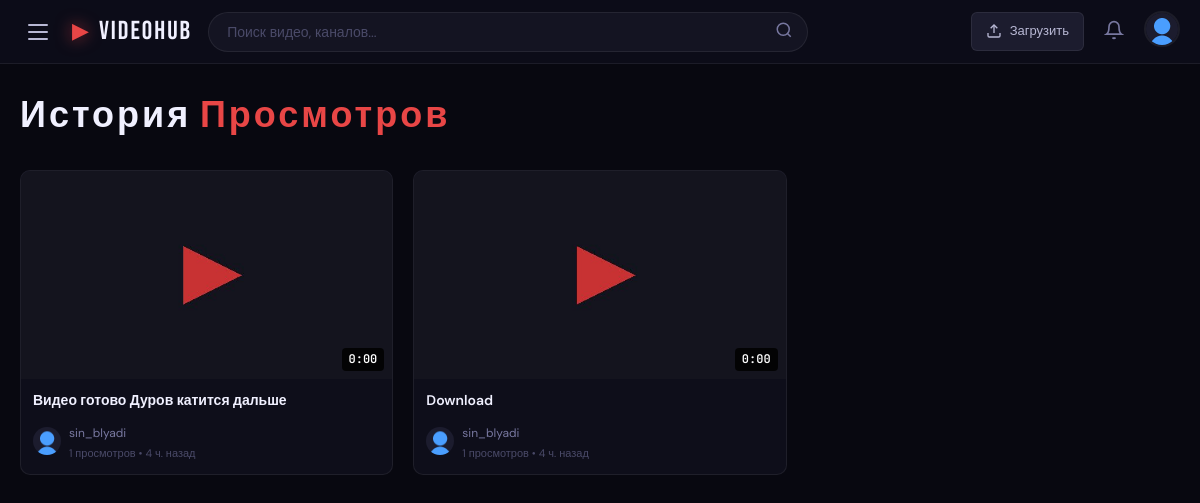
Screenshot of /users/history (signed in) with the database file from the repository.
### app/models.py (models this page shows, shortened)
class User(UserMixin, db.Model):
    __tablename__ = 'users'
    id = db.Column(db.Integer, primary_key=True)
    username = db.Column(db.String(50), unique=True, nullable=False, index=True)
    email = db.Column(db.String(120), unique=True, nullable=False, index=True)
    password_hash = db.Column(db.String(256))
    display_name = db.Column(db.String(100))
    bio = db.Column(db.Text, default='')
    avatar = db.Column(db.String(255), default='default_avatar.png')
    banner = db.Column(db.String(255))
    role = db.Column(db.String(20), default='user')
    is_verified = db.Column(db.Boolean, default=False)
    is_active = db.Column(db.Boolean, default=True)
    is_banned = db.Column(db.Boolean, default=False)
    ban_reason = db.Column(db.String(255))
    verification_token = db.Column(db.String(100))
    reset_token = db.Column(db.String(100))
    reset_token_expires = db.Column(db.DateTime)
    created_at = db.Column(db.DateTime, default=lambda: datetime.now(timezone.utc))
    last_seen = db.Column(db.DateTime, default=lambda: datetime.now(timezone.utc))
    preferences = db.Column(db.Text, default='{}')
    videos = db.relationship('Video', backref='author', lazy='dynamic', foreign_keys='Video.user_id')
    comments = db.relationship('Comment', backref='author', lazy='dynamic')
    likes = db.relationship('Like', backref='user', lazy='dynamic')
    playlists = db.relationship('Playlist', backref='owner', lazy='dynamic')
    notifications = db.relationship('Notification', backref='user', lazy='dynamic', foreign_keys='Notification.user_id')
    subscribed_to = db.relationship(
        'User', secondary=subscriptions,
        primaryjoin=(subscriptions.c.subscriber_id == id),
        secondaryjoin=(subscriptions.c.channel_id == id),
        backref=db.backref('subscribers', lazy='dynamic'), lazy='dynamic'
    )
    @property
    def is_moderator(self): return self.role in ['admin', 'moderator']

class ViewHistory(db.Model):
    __tablename__ = 'view_history'
    id = db.Column(db.Integer, primary_key=True)
    user_id = db.Column(db.Integer, db.ForeignKey('users.id'))
    video_id = db.Column(db.Integer, db.ForeignKey('videos.id'), nullable=False)
    ip_address = db.Column(db.String(45))
    session_id = db.Column(db.String(128))
    created_at = db.Column(db.DateTime, default=lambda: datetime.now(timezone.utc))
    video = db.relationship('Video')

class Video(db.Model):
    __tablename__ = 'videos'
    id = db.Column(db.Integer, primary_key=True)
    title = db.Column(db.String(200), nullable=False)
    description = db.Column(db.Text, default='')
    slug = db.Column(db.String(250), unique=True, index=True)
    filename = db.Column(db.String(255), nullable=False)
    thumbnail = db.Column(db.String(255))
    duration = db.Column(db.Integer, default=0)
    file_size = db.Column(db.BigInteger, default=0)
    resolution = db.Column(db.String(20))
    format = db.Column(db.String(20))
    status = db.Column(db.String(20), default='processing')
    visibility = db.Column(db.String(20), default='public')
    views = db.Column(db.Integer, default=0)
    has_360p = db.Column(db.Boolean, default=False)
    has_720p = db.Column(db.Boolean, default=False)
    has_1080p = db.Column(db.Boolean, default=False)
    is_short = db.Column(db.Boolean, default=False)
    user_id = db.Column(db.Integer, db.ForeignKey('users.id'), nullable=False)
    category_id = db.Column(db.Integer, db.ForeignKey('categories.id'))
    created_at = db.Column(db.DateTime, default=lambda: datetime.now(timezone.utc))
    updated_at = db.Column(db.DateTime, default=lambda: datetime.now(timezone.utc), onupdate=lambda: datetime.now(timezone.utc))
    published_at = db.Column(db.DateTime)
    tags = db.relationship('Tag', secondary=video_tags, backref=db.backref('videos', lazy='dynamic'))
    comments = db.relationship('Comment', backref='video', lazy='dynamic', cascade='all, delete-orphan')
    likes = db.relationship('Like', backref='video', lazy='dynamic', cascade='all, delete-orphan')
    def duration_str(self):
        if not self.duration: return '0:00'
        h = self.duration // 3600; m = (self.duration % 3600) // 60; s = self.duration % 60
        return f'{h}:{m:02d}:{s:02d}' if h > 0 else f'{m}:{s:02d}'

### app/routes/users.py (the view)
@users_bp.route('/history')
@login_required
def history():
    from app.models import ViewHistory
    from sqlalchemy import distinct
    page = request.args.get('page', 1, type=int)
    history = db.session.query(ViewHistory).filter_by(user_id=current_user.id)\
                        .order_by(desc(ViewHistory.created_at))\
                        .paginate(page=page, per_page=12, error_out=False)
    return render_template('users/history.html', history=history)

### app/models.py (called while the page is built)
@login_manager.user_loader
def load_user(user_id): return db.session.get(User, int(user_id))

### app/utils/context_processors.py (called while the page is built)
def register_context_processors(app):
    @app.context_processor
    def inject_globals():
        from app.models import Category, Notification
        categories = Category.query.all()
        unread = 0
        if current_user.is_authenticated:
            unread = Notification.query.filter_by(user_id=current_user.id, is_read=False).count()
        return dict(g_categories=categories, unread_notifications=unread)

### app/templates/users/history.html (shortened to what this page needs)
{% extends "base.html" %}
{% block content %}
<h1 style="font-family:var(--font-display);font-size:36px;letter-spacing:3px;margin-bottom:24px;">История <span style="color:var(--accent)">Просмотров</span></h1>
{% if history.items %}
<div class="video-grid">
{% for h in history.items %}{% set video = h.video %}{% if video %}{% include 'partials/video_card.html' %}{% endif %}{% endfor %}
</div>
{% else %}
<div class="empty-state"><div class="empty-icon">🕐</div><div class="empty-title">История пуста</div><div class="empty-subtitle">Смотрите видео — они появятся здесь</div></div>
{% endif %}
{% endblock %}

### app/templates/base.html (shortened to what this page needs)
<!DOCTYPE html>
<html lang="ru">
<head>
    <link rel="stylesheet" href="{{ url_for('static', filename='css/main.css') }}">
</head>
<body class="{% block body_class %}{% endblock %}">
<nav class="navbar" id="navbar">
    <div class="nav-inner">
        <div class="nav-left">
            <button class="sidebar-toggle" id="sidebarToggle" aria-label="Меню">
                <span></span><span></span><span></span>
            </button>
            <a href="{{ url_for('main.index') }}" class="nav-logo">
                <span class="logo-icon">▶</span>
                <span class="logo-text">VideoHub</span>
            </a>
        </div>
        <div class="nav-center">
            <form class="search-form" action="{{ url_for('main.search') }}" method="get">
                <input type="text" name="q" placeholder="Поиск видео, каналов..."
                       value="{{ request.args.get('q', '') }}"
                       class="search-input" autocomplete="off" id="searchInput">
                <button type="submit" class="search-btn">
                    <svg width="18" height="18" viewBox="0 0 24 24" fill="none" stroke="currentColor" stroke-width="2">
                        <circle cx="11" cy="11" r="8"/><path d="m21 21-4.35-4.35"/>
                    </svg>
                </button>
            </form>
        </div>
        <div class="nav-right">
            {% if current_user.is_authenticated %}
                <a href="{{ url_for('videos.upload') }}" class="btn-upload">
                    <svg width="16" height="16" viewBox="0 0 24 24" fill="none" stroke="currentColor" stroke-width="2">
                        <path d="M21 15v4a2 2 0 0 1-2 2H5a2 2 0 0 1-2-2v-4"/>
                        <polyline points="17 8 12 3 7 8"/><line x1="12" y1="3" x2="12" y2="15"/>
                    </svg>
                    <span>Загрузить</span>
                </a>
                <div class="nav-notifications">
                    <button class="notif-btn" id="notifBtn" onclick="window.location='{{ url_for('users.notifications') }}'">
                        <svg width="20" height="20" viewBox="0 0 24 24" fill="none" stroke="currentColor" stroke-width="2">
                            <path d="M18 8A6 6 0 0 0 6 8c0 7-3 9-3 9h18s-3-2-3-9"/>
                            <path d="M13.73 21a2 2 0 0 1-3.46 0"/>
                        </svg>
                    </button>
                </div>
                <div class="nav-user-menu">
                    <button class="user-avatar-btn" id="userMenuBtn">
                        <img src="{{ url_for('static', filename='uploads/avatars/' + current_user.avatar) if current_user.avatar and current_user.avatar != 'default_avatar.png' else url_for('static', filename='img/default_avatar.png') }}"
                             alt="{{ current_user.username }}" class="nav-avatar"
                             onerror="this.src='{{ url_for('static', filename='img/default_avatar.png') }}'">
                    </button>
                </div>
            {% else %}
                <a href="{{ url_for('auth.login') }}" class="btn-secondary">Войти</a>
                <a href="{{ url_for('auth.register') }}" class="btn-primary">Регистрация</a>
            {% endif %}
        </div>
    </div>
</nav>
<div class="main-wrapper">
    <main class="content">
        {% block content %}{% endblock %}
    </main>
</div>
</body>
</html>

### app/templates/partials/video_card.html (shortened to what this page needs)
{% set v = video %}
<div class="video-card" onclick="window.location.href='{{ url_for('videos.watch', slug=v.slug) }}'">
    <div class="video-thumb-wrap">
        {% if v.thumbnail %}
        <img src="{{ url_for('videos.serve_thumbnail', filename=v.thumbnail) }}"
             alt="{{ v.title }}"
             class="video-thumb"
             loading="lazy"
             onerror="this.parentElement.innerHTML='<div class=\'video-thumb-placeholder\'>▶</div>'">
        {% else %}
        <div class="video-thumb-placeholder">▶</div>
        {% endif %}
        <span class="video-duration">{{ v.duration_str() }}</span>
    </div>
    <div class="video-info">
        <div class="video-title">{{ v.title }}</div>
        <div class="video-meta">
            <a href="{{ url_for('users.profile', username=v.author.username) }}"
               class="video-author-thumb" onclick="event.stopPropagation()">
                <img src="{{ url_for('static', filename='uploads/avatars/' + v.author.avatar) if v.author.avatar and v.author.avatar != 'default_avatar.png' else url_for('static', filename='img/default_avatar.png') }}"
                     alt="{{ v.author.username }}"
                     onerror="this.src='{{ url_for('static', filename='img/default_avatar.png') }}'">
            </a>
            <div class="video-details">
                <a href="{{ url_for('users.profile', username=v.author.username) }}"
                   class="video-author-name" onclick="event.stopPropagation()">
                    {{ v.author.display_name or v.author.username }}
                </a>
                <div class="video-stats">
                    {{ v.views | format_views }} просмотров &bull; {{ v.published_at | timeago if v.published_at }}
                </div>
            </div>
        </div>
    </div>
</div>

### rows the page displays
User: avatar (placeholder picture), author "sin_blyadi"
ViewHistory: thumbnail (picture), avatar (placeholder picture)
Video: duration_str "0:00", title "Видео готово Дуров катится дальше", views "1", published_at "4 ч. назад"
ViewHistory: thumbnail (picture), avatar (placeholder picture)
Video: duration_str "0:00", title "Download", views "1", published_at "4 ч. назад"
